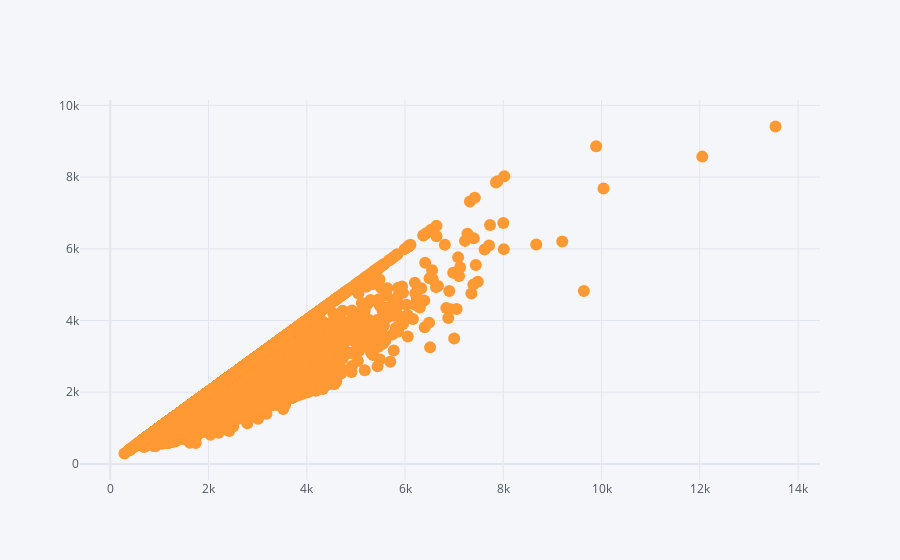
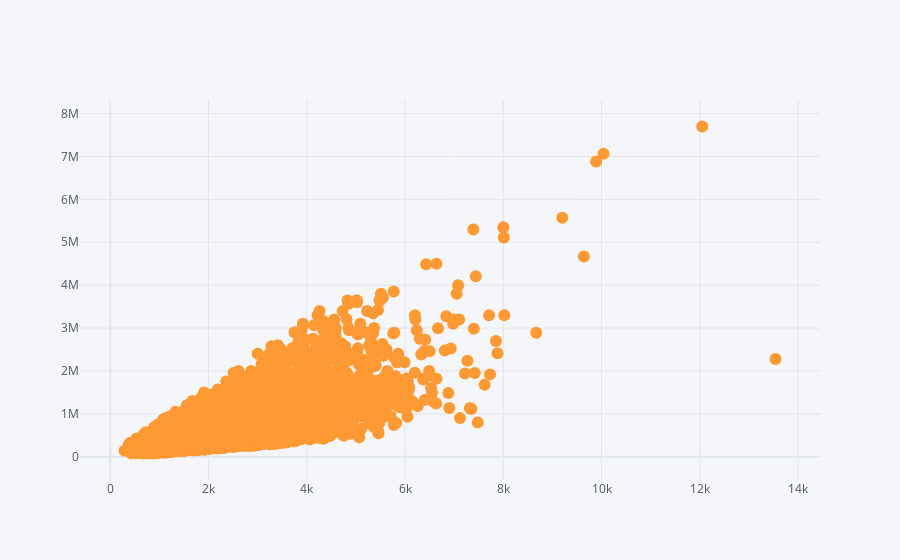
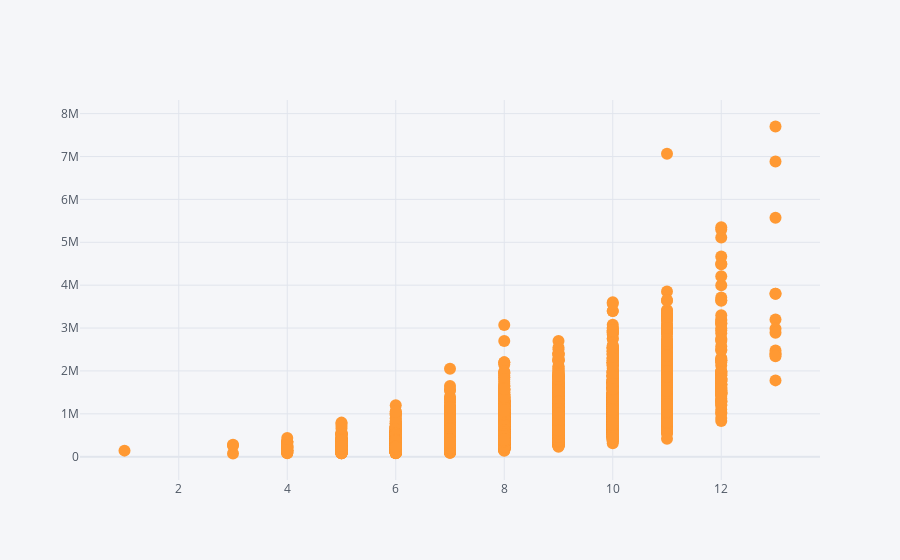

Here is the notebook cell these charts were saved with, in order:
### Markdown cell above
all the features are numerical and nonnull so we can move on.

### Code cell
def plot_correlation_map( data ):
    corr = data.corr()
    s , ax = plt.subplots( figsize =( 12 , 12 ) )
    cmap = sns.diverging_palette( 130, 10 , as_cmap = True )
    s = sns.heatmap(
        corr, 
        cmap = cmap,
        square=True, 
        cbar_kws={ 'shrink' : .95 }, 
        ax=ax, 
        annot = True, 
        annot_kws = { 'fontsize' : 8 }
        )
plot_correlation_map(data)

data.iplot(x='sqft_living', y='sqft_above', mode='markers')
data.iplot(x='sqft_living', y='price', mode='markers')
data.iplot(x='grade', y='price', mode='markers')

### Figure 1 — Plotly figure (JSON) as saved in the notebook; plotly's stock layout.template omitted (floating-point values rounded to 4 significant figures; data arrays with more than 128 entries replaced by an {"elided": "..."} marker saying what was removed)
{"data": [{"line": {"color": "rgba(255, 153, 51, 1.0)", "dash": "solid", "shape": "linear", "width": 1.3}, "marker": {"size": 12, "symbol": "circle"}, "mode": "markers", "name": "sqft_above", "text": "", "type": "scatter", "x": {"elided": "21613 int values"}, "y": {"elided": "21613 int values"}}], "layout": {"legend": {"bgcolor": "#F5F6F9", "font": {"color": "#4D5663"}}, "paper_bgcolor": "#F5F6F9", "plot_bgcolor": "#F5F6F9", "title": {"font": {"color": "#4D5663"}}, "xaxis": {"gridcolor": "#E1E5ED", "showgrid": true, "tickfont": {"color": "#4D5663"}, "title": {"font": {"color": "#4D5663"}, "text": ""}, "zerolinecolor": "#E1E5ED"}, "yaxis": {"gridcolor": "#E1E5ED", "showgrid": true, "tickfont": {"color": "#4D5663"}, "title": {"font": {"color": "#4D5663"}, "text": ""}, "zerolinecolor": "#E1E5ED"}}}

### Figure 2 — Plotly figure (JSON) as saved in the notebook; plotly's stock layout.template omitted (floating-point values rounded to 4 significant figures; data arrays with more than 128 entries replaced by an {"elided": "..."} marker saying what was removed)
{"data": [{"line": {"color": "rgba(255, 153, 51, 1.0)", "dash": "solid", "shape": "linear", "width": 1.3}, "marker": {"size": 12, "symbol": "circle"}, "mode": "markers", "name": "price", "text": "", "type": "scatter", "x": {"elided": "21613 int values"}, "y": {"elided": "21613 int values"}}], "layout": {"legend": {"bgcolor": "#F5F6F9", "font": {"color": "#4D5663"}}, "paper_bgcolor": "#F5F6F9", "plot_bgcolor": "#F5F6F9", "title": {"font": {"color": "#4D5663"}}, "xaxis": {"gridcolor": "#E1E5ED", "showgrid": true, "tickfont": {"color": "#4D5663"}, "title": {"font": {"color": "#4D5663"}, "text": ""}, "zerolinecolor": "#E1E5ED"}, "yaxis": {"gridcolor": "#E1E5ED", "showgrid": true, "tickfont": {"color": "#4D5663"}, "title": {"font": {"color": "#4D5663"}, "text": ""}, "zerolinecolor": "#E1E5ED"}}}

### Figure 3 — Plotly figure (JSON) as saved in the notebook; plotly's stock layout.template omitted (floating-point values rounded to 4 significant figures; data arrays with more than 128 entries replaced by an {"elided": "..."} marker saying what was removed)
{"data": [{"line": {"color": "rgba(255, 153, 51, 1.0)", "dash": "solid", "shape": "linear", "width": 1.3}, "marker": {"size": 12, "symbol": "circle"}, "mode": "markers", "name": "price", "text": "", "type": "scatter", "x": {"elided": "21613 int values"}, "y": {"elided": "21613 int values"}}], "layout": {"legend": {"bgcolor": "#F5F6F9", "font": {"color": "#4D5663"}}, "paper_bgcolor": "#F5F6F9", "plot_bgcolor": "#F5F6F9", "title": {"font": {"color": "#4D5663"}}, "xaxis": {"gridcolor": "#E1E5ED", "showgrid": true, "tickfont": {"color": "#4D5663"}, "title": {"font": {"color": "#4D5663"}, "text": ""}, "zerolinecolor": "#E1E5ED"}, "yaxis": {"gridcolor": "#E1E5ED", "showgrid": true, "tickfont": {"color": "#4D5663"}, "title": {"font": {"color": "#4D5663"}, "text": ""}, "zerolinecolor": "#E1E5ED"}}}
